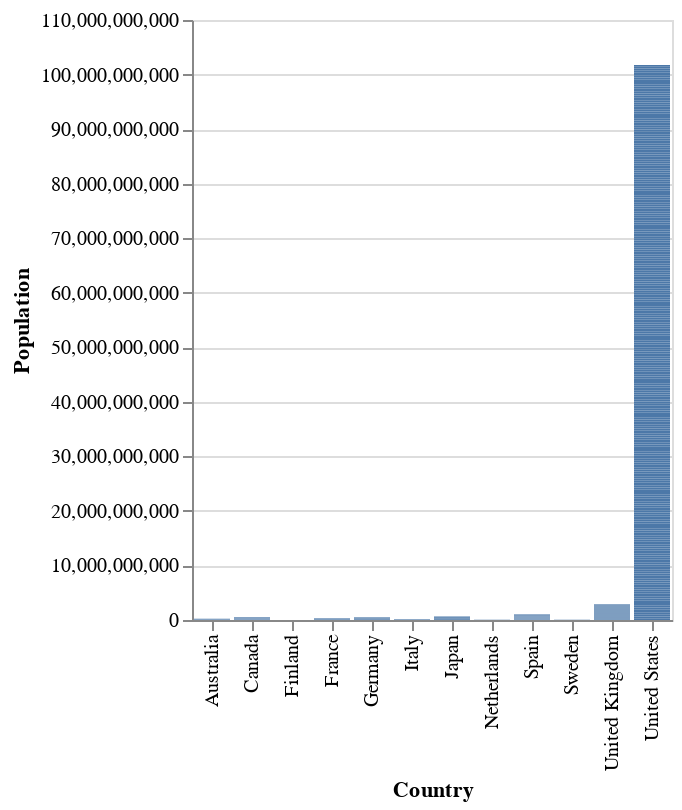

Here is the notebook cell this chart was saved with:
### Code cell
alt.Chart(data).mark_bar().encode(
    x = 'Country',
    y = 'Population'
)

### Figure 1 — Vega-Lite specification as saved in the notebook (floating-point values rounded to 4 significant figures; data arrays with more than 128 entries replaced by an {"elided": "..."} marker saying what was removed)
{"config": {"view": {"continuousWidth": 400, "continuousHeight": 300}}, "data": {"name": "data-1c6e7046783e2e5ca5bb58a6ee28fa74"}, "mark": "bar", "encoding": {"x": {"field": "Country", "type": "nominal"}, "y": {"field": "Population", "type": "quantitative"}}, "$schema": "https://vega.github.io/schema/vega-lite/v4.17.0.json", "datasets": {"data-1c6e7046783e2e5ca5bb58a6ee28fa74": {"elided": "425 records"}}}
